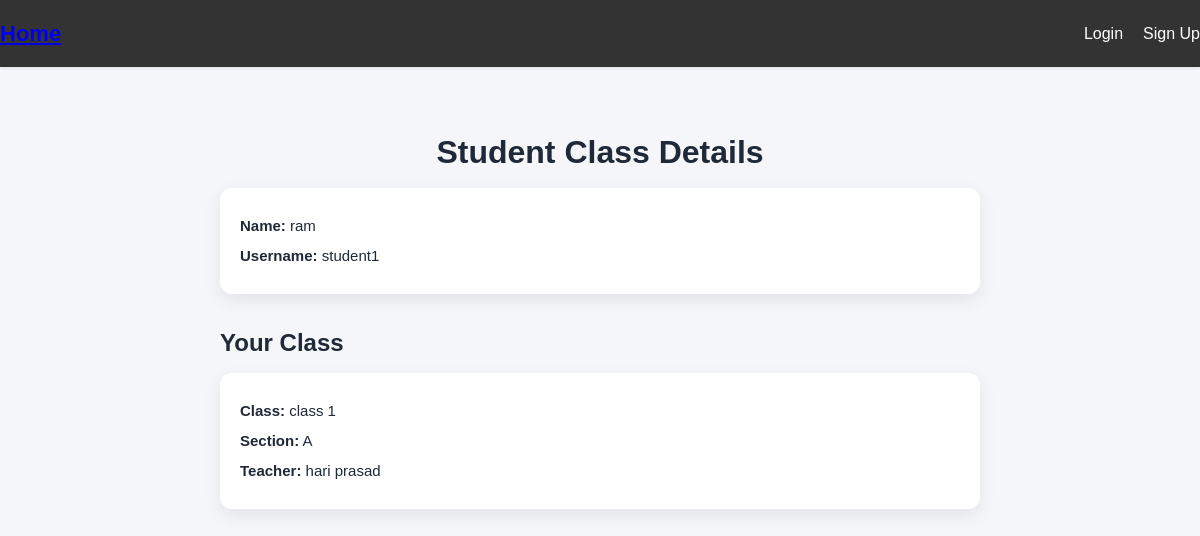
/student_class_detail/4/, run on an earlier commit of the app's database.
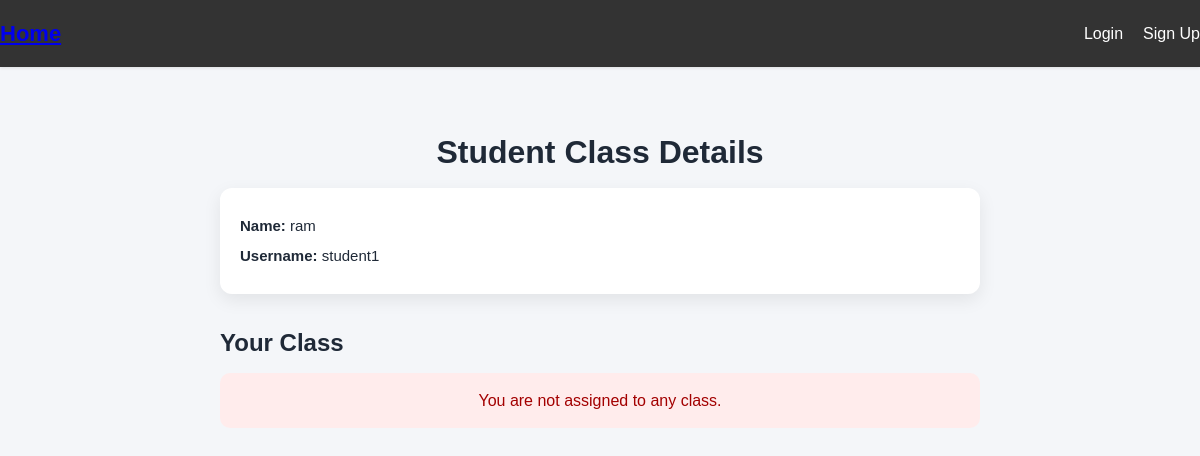
And on a later commit of the database.
### base/models.py (models this page shows, shortened)
class School_Class(models.Model):
    class_name = models.CharField(max_length=50)
    section = models.CharField(max_length=10, blank=True)
    teacher = models.ForeignKey(CustomUser, on_delete=models.SET_NULL, null=True, blank=True)
    student = models.ManyToManyField(CustomUser, related_name='classes', blank=True)

class CustomUser(AbstractUser):
    USER_TYPE_CHOICES = (
        ('admin', 'Admin'),
        ('teacher', 'Teacher'),
        ('student', 'Student'),
        ('staff', 'Staff'),
    )
    name = models.CharField(max_length=255, blank=True)
    roll_number = models.IntegerField(blank=True, null=True)
    address = models.CharField(max_length=255)
    enrollment_date = models.DateField(auto_now_add=True)
    user_type = models.CharField(max_length=10, choices=USER_TYPE_CHOICES)
    email = models.EmailField(unique=True)
    image = models.ImageField(upload_to='user_image/', blank=True, null=True)

### base/views.py (the view)
# urls.py: path("student_class_detail/<int:id>/", views.student_class_detail, name="student_class_detail"),
def student_class_detail(request, id):
    student = CustomUser.objects.get(id=id, user_type='student')
    classes = student.classes.all()
    return render(request, "student_class_detail.html", {
        "student": student,
        "classes": classes,
    })

### templates/student_class_detail.html (shortened to what this page needs)
{% extends 'base.html' %}
{% load static %}
{% block content %}
<div class="details-wrapper">
    <h1>Student Class Details</h1>
    <div class="student-info">
        <p><strong>Name:</strong> {{ student.name }}</p>
        <p><strong>Username:</strong> {{ student.username }}</p>
    </div>
    <h2>Your Class</h2>
    {% if classes %}
        {% for class_item in classes %}
            <div class="class-card">
                <p><strong>Class:</strong> {{ class_item.class_name }}</p>
                <p><strong>Section:</strong> {{ class_item.section }}</p>
                <p><strong>Teacher:</strong> {{ class_item.teacher.name }}</p>
            </div>
        {% endfor %}
    {% else %}
        <p class="no-class">You are not assigned to any class.</p>
    {% endif %}
</div>
{% endblock %}

What changed in the data, as far as the page shows it:
removed School_Class: class_name "class 1", section "A", teacher.name "hari prasad"
Also different on the page:
text now shown: "You are not assigned to any class."
